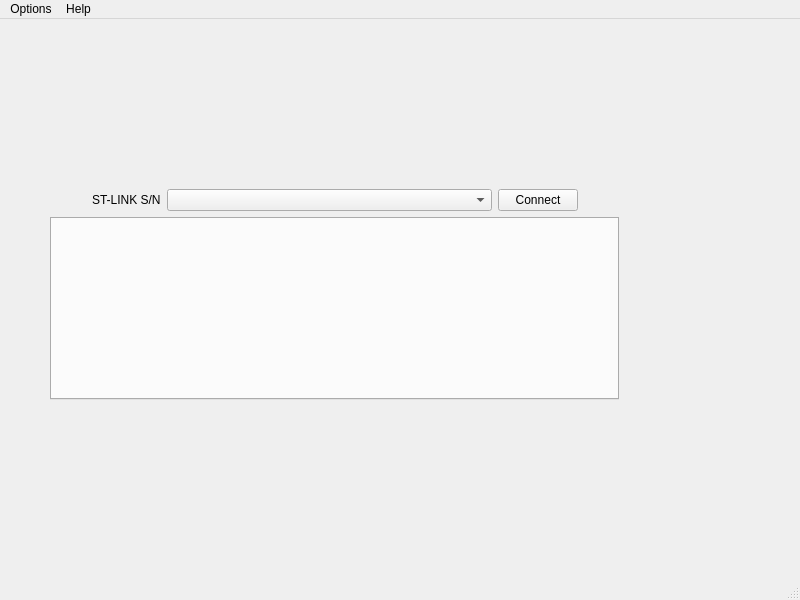
<?xml version="1.0" encoding="UTF-8"?>
<ui version="4.0">
 <class>MainWindow</class>
 <widget class="QMainWindow" name="MainWindow">
  <property name="geometry">
   <rect>
    <x>0</x>
    <y>0</y>
    <width>800</width>
    <height>600</height>
   </rect>
  </property>
  <property name="windowTitle">
   <string>MainWindow</string>
  </property>
  <property name="layoutDirection">
   <enum>Qt::LeftToRight</enum>
  </property>
  <widget class="QWidget" name="centralwidget">
   <widget class="QWidget" name="layoutWidget">
    <property name="geometry">
     <rect>
      <x>50</x>
      <y>170</y>
      <width>569</width>
      <height>211</height>
     </rect>
    </property>
    <layout class="QVBoxLayout" name="mainLayout">
     <item>
      <layout class="QHBoxLayout" name="deviceSelectLayout">
       <item>
        <spacer name="deviceSelectSpacerLeft">
         <property name="orientation">
          <enum>Qt::Horizontal</enum>
         </property>
         <property name="sizeHint" stdset="0">
          <size>
           <width>40</width>
           <height>20</height>
          </size>
         </property>
        </spacer>
       </item>
       <item>
        <widget class="QLabel" name="deviceSelectLabel">
         <property name="text">
          <string>ST-LINK S/N</string>
         </property>
        </widget>
       </item>
       <item>
        <widget class="QComboBox" name="deviceSelectBox">
         <property name="minimumSize">
          <size>
           <width>325</width>
           <height>0</height>
          </size>
         </property>
        </widget>
       </item>
       <item>
        <widget class="QPushButton" name="deviceSelectButton">
         <property name="text">
          <string>Connect</string>
         </property>
        </widget>
       </item>
       <item>
        <spacer name="deviceSelectSpacerRight">
         <property name="orientation">
          <enum>Qt::Horizontal</enum>
         </property>
         <property name="sizeHint" stdset="0">
          <size>
           <width>40</width>
           <height>20</height>
          </size>
         </property>
        </spacer>
       </item>
      </layout>
     </item>
     <item>
      <widget class="QTabWidget" name="protocolSelect">
       <property name="currentIndex">
        <number>-1</number>
       </property>
      </widget>
     </item>
    </layout>
   </widget>
  </widget>
  <widget class="QMenuBar" name="menubar">
   <property name="geometry">
    <rect>
     <x>0</x>
     <y>0</y>
     <width>800</width>
     <height>21</height>
    </rect>
   </property>
   <widget class="QMenu" name="menuHelp">
    <property name="title">
     <string>Help</string>
    </property>
    <addaction name="actionAbout"/>
   </widget>
   <widget class="QMenu" name="menuOptions">
    <property name="title">
     <string>Options</string>
    </property>
    <widget class="QMenu" name="menuNumber_Base">
     <property name="title">
      <string>Number Base</string>
     </property>
     <addaction name="actionBinary_2"/>
     <addaction name="actionOctal_8"/>
     <addaction name="actionDecimal_10"/>
     <addaction name="actionHexadecimal_16"/>
    </widget>
    <addaction name="menuNumber_Base"/>
   </widget>
   <addaction name="menuOptions"/>
   <addaction name="menuHelp"/>
  </widget>
  <widget class="QStatusBar" name="statusbar"/>
  <action name="actionAbout">
   <property name="text">
    <string>About</string>
   </property>
  </action>
  <action name="actionBinary_2">
   <property name="checkable">
    <bool>true</bool>
   </property>
   <property name="text">
    <string>Binary (2)</string>
   </property>
  </action>
  <action name="actionOctal_8">
   <property name="checkable">
    <bool>true</bool>
   </property>
   <property name="text">
    <string>Octal (8)</string>
   </property>
  </action>
  <action name="actionDecimal_10">
   <property name="checkable">
    <bool>true</bool>
   </property>
   <property name="text">
    <string>Decimal (10)</string>
   </property>
  </action>
  <action name="actionHexadecimal_16">
   <property name="checkable">
    <bool>true</bool>
   </property>
   <property name="text">
    <string>Hexadecimal (16)</string>
   </property>
  </action>
 </widget>
 <resources/>
 <connections/>
</ui>
